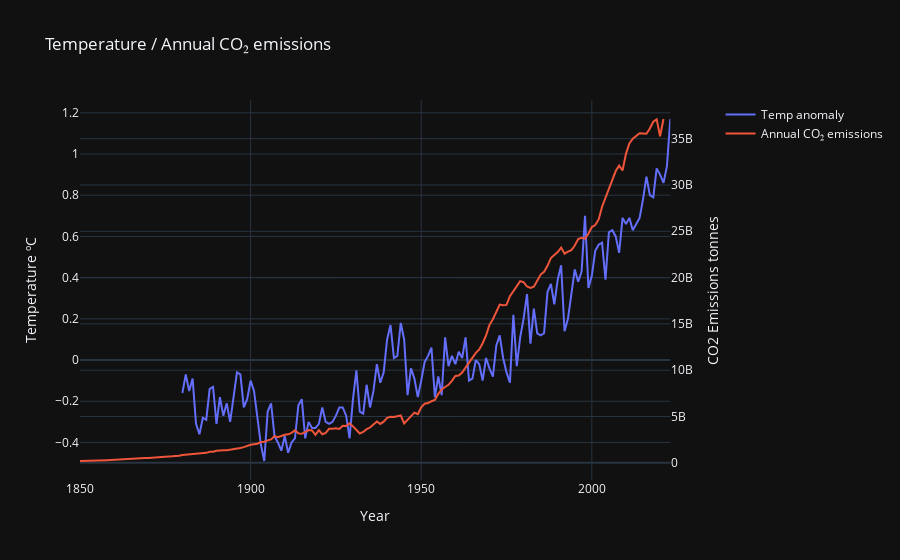

The cell this chart's notebook holds for it:
### Code cell
import plotly.graph_objects as go
from plotly.subplots import make_subplots

# Create figure with secondary y-axis
fig = make_subplots(specs=[[{"secondary_y": True}]])

# Add traces
fig.add_trace(
    go.Scatter(x=df['Year'], y=df['JJA'], name="Temp anomaly"),
    secondary_y=False,
)

fig.add_trace(
    go.Scatter(x=co2['Year'], y=co2['Annual CO₂ emissions'], name="Annual CO₂ emissions"),
    secondary_y=True,
)

# Add figure title
fig.update_layout(
    title_text="Temperature / Annual CO₂ emissions"
)

# Set x-axis title
fig.update_xaxes(title_text="Year")

# Set y-axes titles
fig.update_yaxes(title_text="Temperature ºC", secondary_y=False)
fig.update_yaxes(title_text="CO2 Emissions tonnes", secondary_y=True)
fig.update_layout(template='plotly_dark')

fig.show()

### Figure 1 — Plotly figure (JSON) as saved in the notebook; plotly's stock layout.template omitted (floating-point values rounded to 4 significant figures; data arrays with more than 128 entries replaced by an {"elided": "..."} marker saying what was removed)
{"data": [{"name": "Temp anomaly", "type": "scatter", "x": {"elided": "144 int values"}, "xaxis": "x", "y": {"elided": "144 float values"}, "yaxis": "y"}, {"name": "Annual CO₂ emissions", "type": "scatter", "x": {"elided": "172 int values"}, "xaxis": "x", "y": {"elided": "172 int values"}, "yaxis": "y2"}], "layout": {"title": {"text": "Temperature / Annual CO₂ emissions"}, "xaxis": {"anchor": "y", "domain": [0, 0.94], "title": {"text": "Year"}}, "yaxis": {"anchor": "x", "domain": [0, 1], "title": {"text": "Temperature ºC"}}, "yaxis2": {"anchor": "x", "overlaying": "y", "side": "right", "title": {"text": "CO2 Emissions tonnes"}}}}
